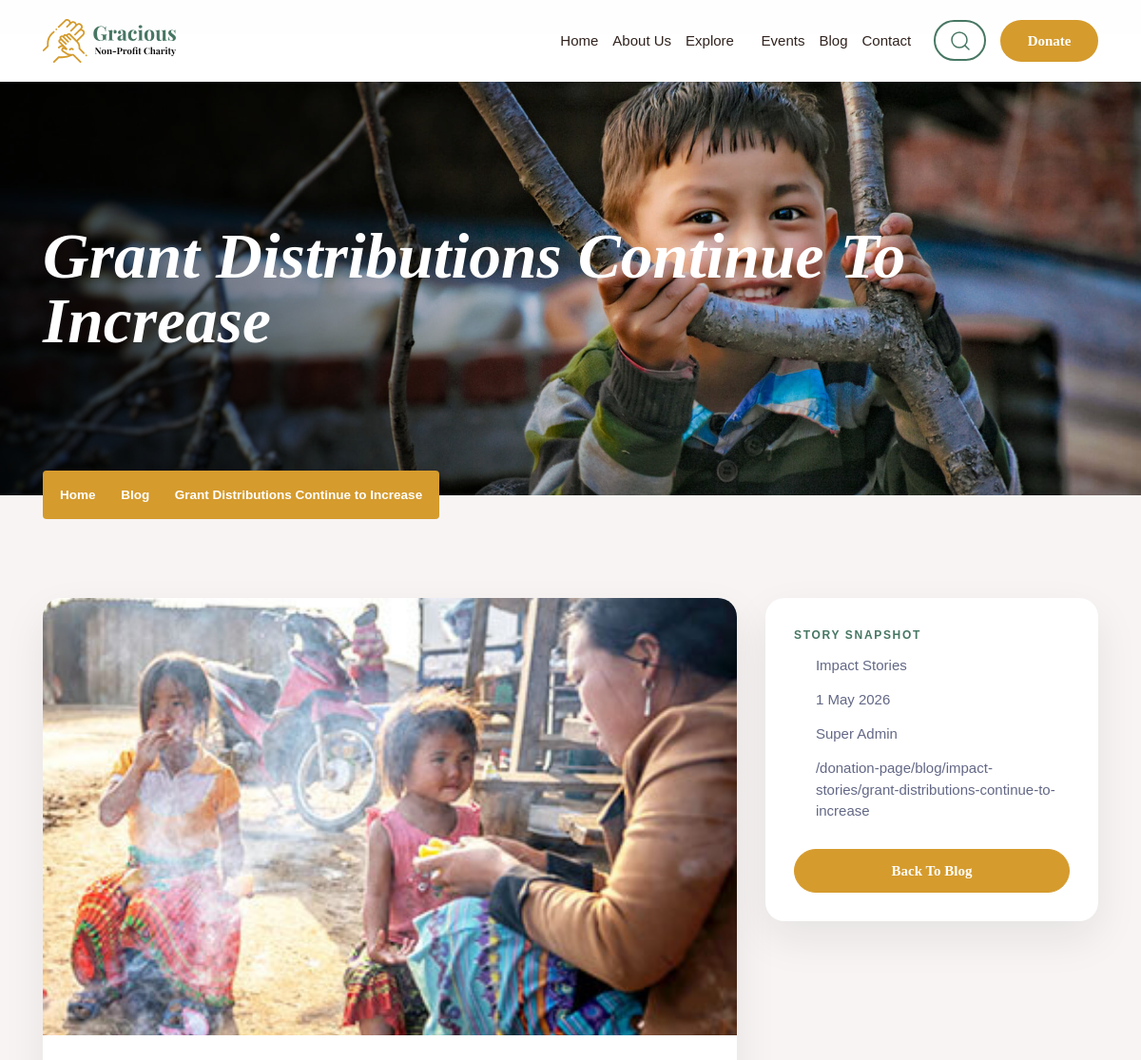
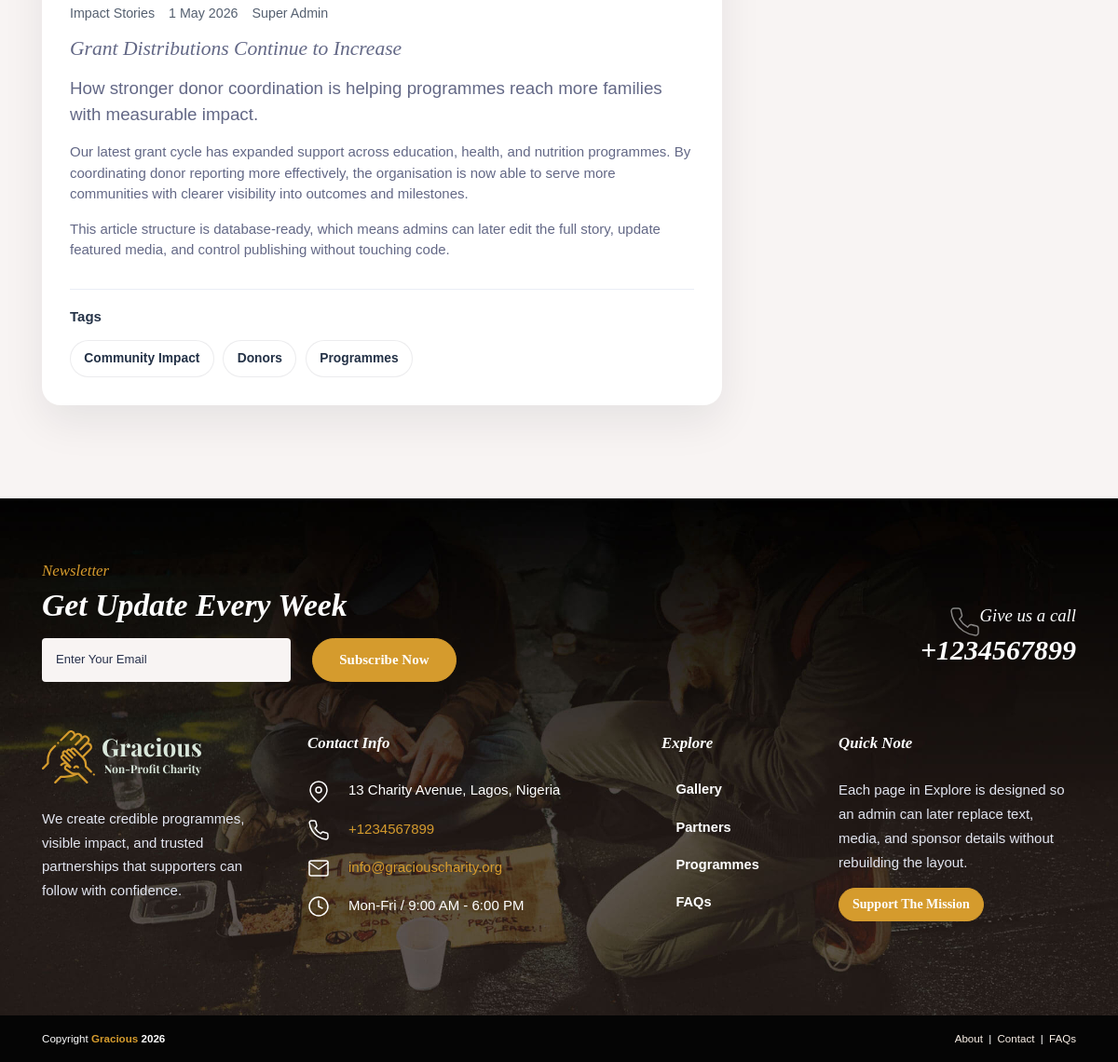
/blog/impact-stories/grant-distributions-continue-to-increase (signed in), run on the app's committed database (2 pictures, top to bottom).
### tables this page shows
CREATE TABLE posts (
    id BIGINT UNSIGNED AUTO_INCREMENT PRIMARY KEY,
    author_id BIGINT UNSIGNED NULL,
    primary_category_id BIGINT UNSIGNED NULL,
    title VARCHAR(190) NOT NULL,
    slug VARCHAR(190) NOT NULL UNIQUE,
    permalink_path VARCHAR(255) NOT NULL UNIQUE,
    excerpt TEXT NULL,
    content LONGTEXT NOT NULL,
    featured_image VARCHAR(255) NULL,
    category VARCHAR(120) NULL,
    author_name VARCHAR(120) NULL,
    status ENUM('draft', 'published', 'archived') DEFAULT 'draft',
    meta_title VARCHAR(190) NULL,
    meta_description VARCHAR(255) NULL,
    seo_keywords VARCHAR(255) NULL,
    canonical_url VARCHAR(255) NULL,
    published_at DATETIME NULL,
    created_at TIMESTAMP DEFAULT CURRENT_TIMESTAMP,
    updated_at TIMESTAMP DEFAULT CURRENT_TIMESTAMP ON UPDATE CURRENT_TIMESTAMP,
    CONSTRAINT fk_posts_author FOREIGN KEY (author_id) REFERENCES admins(id),
    CONSTRAINT fk_posts_primary_category FOREIGN KEY (primary_category_id) REFERENCES post_categories(id)
);

CREATE TABLE post_tag_map (
    post_id BIGINT UNSIGNED NOT NULL,
    tag_id BIGINT UNSIGNED NOT NULL,
    created_at TIMESTAMP DEFAULT CURRENT_TIMESTAMP,
    PRIMARY KEY (post_id, tag_id),
    CONSTRAINT fk_post_tag_map_post FOREIGN KEY (post_id) REFERENCES posts(id) ON DELETE CASCADE,
    CONSTRAINT fk_post_tag_map_tag FOREIGN KEY (tag_id) REFERENCES post_tags(id) ON DELETE CASCADE
);

CREATE TABLE post_tags (
    id BIGINT UNSIGNED AUTO_INCREMENT PRIMARY KEY,
    name VARCHAR(120) NOT NULL UNIQUE,
    slug VARCHAR(150) NOT NULL UNIQUE,
    created_at TIMESTAMP DEFAULT CURRENT_TIMESTAMP
);

### config/database.php (called while the page is built, shortened)
<?php
function database_config(): array
{
    return [
        "driver" => (string) env("DB_DRIVER", "mysql"),
        "host" => (string) env("DB_HOST", "127.0.0.1"),
        "port" => (int) env("DB_PORT", 3306),
        "database" => (string) env("DB_DATABASE", "donation_page"),
        "username" => (string) env("DB_USERNAME", "root"),
        "password" => (string) env("DB_PASSWORD", ""),
        "charset" => (string) env("DB_CHARSET", "utf8mb4"),
    ];
}
function database_dsn(array $config): string
{
    return sprintf(
        "%s:host=%s;port=%d;dbname=%s;charset=%s",
        $config["driver"],
        $config["host"],
        $config["port"],
        $config["database"],
        $config["charset"]
    );
}
function database_connection(): ?PDO
{
    static $pdo = false;
    if ($pdo instanceof PDO) {
        return $pdo;
    }
    $config = database_config();
    try {
        $pdo = new PDO(
            database_dsn($config),
            $config["username"],
            $config["password"],
            [
                PDO::ATTR_ERRMODE => PDO::ERRMODE_EXCEPTION,
                PDO::ATTR_DEFAULT_FETCH_MODE => PDO::FETCH_ASSOC,
            ]
        );
    } catch (Throwable $exception) {
        $pdo = null;
    }
    return $pdo;
}
function db_fetch_all(string $sql, array $params = []): array
{
    $pdo = database_connection();
    $statement = $pdo->prepare($sql);
    $statement->execute($params);
    return $statement->fetchAll();
}
function db_fetch_one(string $sql, array $params = []): ?array
{
    $pdo = database_connection();
    $statement = $pdo->prepare($sql);
    $statement->execute($params);
    $row = $statement->fetch();
    return $row ?: null;
}
function db_table_exists(string $table): bool
{
    $pdo = database_connection();
    $statement = $pdo->prepare("SHOW TABLES LIKE :table_name");
    $statement->execute(["table_name" => $table]);
    return (bool) $statement->fetchColumn();
}

### config/content.php (called while the page is built, shortened)
<?php
function published_post_by_slug(string $slug, string $categorySlug = ""): ?array
{
    if (database_available() && db_table_exists("posts") && db_table_exists("post_categories")) {
        $post = db_fetch_one(
            "SELECT p.*, COALESCE(a.full_name, p.author_name, 'Admin Team') AS display_author,
                    c.name AS category_name, c.slug AS category_slug
             FROM posts p
             LEFT JOIN admins a ON a.id = p.author_id
             LEFT JOIN post_categories c ON c.id = p.primary_category_id
             WHERE p.slug = :slug AND p.status = 'published'
             LIMIT 1",
            ["slug" => $slug]
        );
        if ($post) {
            $post = hydrate_posts_with_taxonomy([$post])[0];
            return $post;
        }
    }
    return null;
}
function hydrate_posts_with_taxonomy(array $posts): array
{
    $postIds = array_values(array_filter(array_map(static fn(array $post): int => (int) ($post["id"] ?? 0), $posts)));
    $tagsByPost = [];
    if ($postIds !== [] && database_available() && db_table_exists("post_tag_map") && db_table_exists("post_tags")) {
        $tagRows = db_fetch_all(
            "SELECT ptm.post_id, t.name, t.slug
             FROM post_tag_map ptm
             INNER JOIN post_tags t ON t.id = ptm.tag_id
             WHERE ptm.post_id IN (" . implode(",", array_map("intval", $postIds)) . ")
             ORDER BY t.name ASC"
        );
        foreach ($tagRows as $tagRow) {
            $postId = (int) $tagRow["post_id"];
            $tagsByPost[$postId][] = [
                "name" => $tagRow["name"],
                "slug" => $tagRow["slug"],
            ];
        }
    }
    foreach ($posts as &$post) {
        $post["category"] = $post["category_name"] ?? $post["category"] ?? "General";
        $post["category_slug"] = $post["category_slug"] ?? slugify((string) $post["category"]);
        $post["permalink_path"] = $post["permalink_path"] ?? build_post_permalink((string) $post["category_slug"], (string) $post["slug"]);
    }
    return $posts;
}

### config/helpers.php (called while the page is built, shortened)
<?php
function app_config(?string $key = null, mixed $default = null): mixed
{
    static $config;
    if ($config === null) {
        $config = require __DIR__ . "/app.php";
    }
    return $config[$key] ?? $default;
}
function site_url(string $path = ""): string
{
    $base = rtrim((string) app_config("app_url", "http://localhost/donation-page"), "/");
    return $base . "/" . ltrim($path, "/");
}
function e(string $value): string
{
    return htmlspecialchars($value, ENT_QUOTES, "UTF-8");
}
function post_public_url(array $post): string
{
    $permalink = trim((string) ($post["permalink_path"] ?? ""));
    return site_url($permalink);
}

### config/env.php (called while the page is built, shortened)
<?php
function load_env_file(?string $path = null): void
{
    static $loaded = false;
    if ($loaded) {
        return;
    }
    $path = $path ?? dirname(__DIR__) . DIRECTORY_SEPARATOR . ".env";
    if (!is_file($path) || !is_readable($path)) {
        $loaded = true;
        return;
    }
}
function env(string $key, mixed $default = null): mixed
{
    $value = $_ENV[$key] ?? $_SERVER[$key] ?? getenv($key);
    if ($value === false || $value === null || $value === "") {
        return $default;
    }
    $normalized = strtolower((string) $value);
    return match ($normalized) {
        "true" => true,
        "false" => false,
        "null" => null,
        default => $value,
    };
}

### config/app.php (called while the page is built, shortened)
<?php
return [
    "app_name" => (string) env("APP_NAME", "Gracious Charity Platform"),
    "app_url" => (string) env("APP_URL", "http://localhost/donation-page"),
    "admin_path" => (string) env("ADMIN_PATH", "/donation-page/admin"),
    "session_name" => (string) env("SESSION_NAME", "gracious_admin_session"),
    "timezone" => (string) env("APP_TIMEZONE", "Africa/Lagos"),
    "default_admins" => [
        [
            "id" => 1,
            "name" => (string) env("DEFAULT_ADMIN_NAME", "Super Admin"),
            "email" => (string) env("DEFAULT_ADMIN_EMAIL", "admin@graciouscharity.org"),
            "password" => (string) env("DEFAULT_ADMIN_PASSWORD", "ChangeMe123!"),
            "role" => "super_admin",
            "status" => "active",
        ],
    ],
    "roles" => [
        "super_admin" => "Full access, including admin management and settings",
        "admin" => "Manage content, donations, and programme records",
        "editor" => "Manage pages, FAQs, gallery, and partners",
        "finance" => "View donations, payment logs, and reports",
    ],
    "stats" => [
        "total_donations" => "NGN 4.8M",
        "monthly_donations" => "NGN 860K",
        "active_programmes" => 12,
        "partners" => 18,
        "pending_enquiries" => 9,
        "admins" => 4,
    ],
];

### post.php (the view, shortened to what this page needs)
<?php
$slug = trim((string) ($_GET["slug"] ?? ""));
$categorySlug = trim((string) ($_GET["category"] ?? ""));
$post = $slug !== "" ? published_post_by_slug($slug, $categorySlug) : null;
$canonical_url = $post["canonical_url"] ?: post_public_url($post);
require __DIR__ . "/includes/explore-header.php";
?>
<section class="wide-tb-100">
    <div class="container">
        <div class="row g-4">
            <div class="col-lg-8">
                <div class="explore-panel">
                    <div class="event-detail-hero">
                        <img src="<?php echo e($post["featured_image"]); ?>" alt="<?php echo e($post["title"]); ?>">
                    </div>
                    <div class="event-detail-copy">
                        <div class="story-meta mb-3">
                            <span><?php echo e($post["category"] ?: "News"); ?></span>
                            <span><?php echo e(date("j M Y", strtotime((string) $post["published_at"]))); ?></span>
                            <span><?php echo e($post["display_author"] ?? $post["author_name"] ?? "Admin Team"); ?></span>
                        </div>
                        <h2><?php echo e($post["title"]); ?></h2>
                        <p class="lead"><?php echo e($post["excerpt"]); ?></p>
                        <div class="event-detail-content">
                            <?php echo $post["content"]; ?>
                        </div>
                        <?php if (!empty($post["tags"])): ?>
                            <div class="story-tag-row">
                                <span>Tags</span>
                                <div class="story-tag-cloud">
                                    <?php foreach ($post["tags"] as $tag): ?>
                                        <a href="blog.php?tag=<?php echo urlencode((string) $tag["slug"]); ?>"><?php echo e((string) $tag["name"]); ?></a>
                                    <?php endforeach; ?>
                                </div>
                            </div>
                        <?php endif; ?>
                    </div>
                </div>
            </div>
            <div class="col-lg-4">
                <div class="explore-contact-card">
                    <div class="explore-kicker">Story Snapshot</div>
                    <ul class="explore-faq-list">
                        <li><i class="icofont-folder"></i><span><?php echo e($post["category"] ?: "News"); ?></span></li>
                        <li><i class="icofont-calendar"></i><span><?php echo e(date("j M Y", strtotime((string) $post["published_at"]))); ?></span></li>
                        <li><i class="icofont-user-alt-3"></i><span><?php echo e($post["display_author"] ?? $post["author_name"] ?? "Admin Team"); ?></span></li>
                        <li><i class="icofont-link"></i><span><?php echo e(parse_url($canonical_url, PHP_URL_PATH) ?: ""); ?></span></li>
                    </ul>
                    <a href="blog.php" class="btn btn-default mt-3 w-100">Back to Blog</a>
                </div>
            </div>
        </div>
    </div>
</section>
<?php require __DIR__ . "/includes/explore-footer.php"; ?>

### assets/css/explore-pages.css (style rules this page uses)
.explore-intro-card, .explore-panel, .explore-stat-card, .explore-tier-card, .explore-programme-card, .explore-contact-card, .explore-faq-card { background: var(--white); border-radius: 20px; box-shadow: 0 18px 45px rgba(15, 23, 42, 0.08); }
.explore-intro-card, .explore-tier-card, .explore-programme-card, .explore-contact-card, .explore-faq-card { padding: 2rem; }
.explore-panel { overflow: hidden; }
.explore-kicker { text-transform: uppercase; letter-spacing: 0.14em; font-size: 0.8rem; color: var(--secondary-color); font-weight: 700; margin-bottom: 0.85rem; }
.explore-tier-list, .explore-programme-list, .explore-check-list, .explore-faq-list { list-style: none; padding: 0; margin: 0; }
.explore-tier-list li, .explore-programme-list li, .explore-check-list li, .explore-faq-list li { display: flex; gap: 0.75rem; align-items: flex-start; margin-bottom: 0.9rem; }
.explore-tier-list i, .explore-programme-list i, .explore-check-list i, .explore-faq-list i { color: var(--primary-color); margin-top: 0.2rem; }
.event-detail-hero img { width: 100%; max-height: 460px; object-fit: cover; display: block; }
.event-detail-copy { padding: 2rem; }
.event-detail-copy h2 { margin-bottom: 1rem; }
.event-detail-content p:last-child { margin-bottom: 0; }
.story-meta { display: flex; flex-wrap: wrap; gap: 0.6rem 1rem; color: #556070; font-size: 0.95rem; }
.story-filter-pills a, .story-tag-cloud a { display: inline-flex; align-items: center; padding: 0.6rem 0.95rem; border-radius: 999px; background: #fff; border: 1px solid rgba(15, 23, 42, 0.08); color: #243247; text-decoration: none; font-weight: 700; font-size: 0.92rem; }
.story-tag-cloud { display: flex; flex-wrap: wrap; gap: 0.65rem; }
.story-tag-row { margin-top: 2rem; padding-top: 1.2rem; border-top: 1px solid #e9edf5; }
.story-tag-row > span { display: block; margin-bottom: 0.9rem; font-weight: 800; color: #243247; }

### data on the page
posts: featured_image (picture), category "Impact Stories", published_at "1 May 2026", title "Grant Distributions Continue to Increase", excerpt "How stronger donor coordination is helping programmes reach more families with measurable impact.", content "Our latest grant cycle has expanded support across education, health, and nutrition programmes. By coordinating donor reporting more effectively, the organisation is now able to serve more communities with clearer visibility into outcomes and milestones. This article structure is database-ready, which means admins can later edit the full story, update featured media, and control publishing without touching code."
post_tag_map: tag.name "Community Impact"
post_tag_map: tag.name "Donors"
post_tag_map: tag.name "Programmes"

### other printed values
$hero_title "Grant Distributions Continue To Increase"
$section_title "Blog"
$breadcrumb_title "Grant Distributions Continue to Increase"
$post["display_author"] "Super Admin"
parse_url($canonical_url, PHP_URL_PATH) ?: "" "/donation-page/blog/impact-stories/grant-distributions-continue-to-increase"
